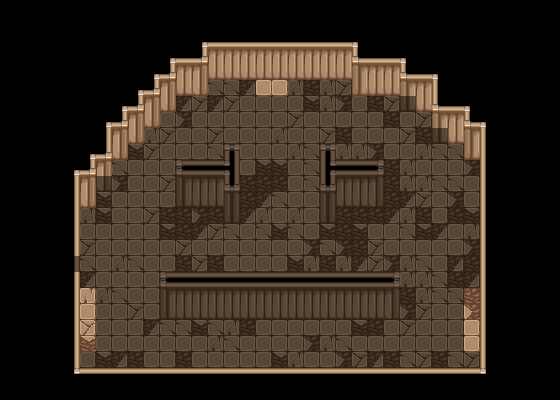

Rendered tile map (Tiled .tmx) drawn with the repository's tilesets; below, a short description and the map source with its tile grids summarised:
An orthogonal 35x25 tile map with 16x16 px tiles, 10 tile layers (Ground, PhaseWalls, Walls, BottomWalls, ...), 2 tilesets and 15 objects.

<map version="1.10" tiledversion="1.11.2" orientation="orthogonal" renderorder="right-down" width="35" height="25" tilewidth="16" tileheight="16" infinite="0" nextlayerid="14" nextobjectid="20">
 <properties>
  <property name="unity:SortingLayer" value="Walls" />
  <property name="unity:SortingOrder" value="10" />
  <property name="unity:layer" value="IgnoreProjectile" />
 </properties>
 <tileset firstgid="1" source="../Tilesets/SpriteSheetGeneral.tsx" />
 <tileset firstgid="109" source="../Tilesets/Doors.tsx" />
 <layer id="1" name="Ground" width="35" height="25">
  <properties>
   <property name="unity:SortingLayer" value="Ground" />
  </properties>
  <data>[875 cells, 366 non-empty, 12 distinct tile ids]</data>
 </layer>
 <layer id="11" name="PhaseWalls" width="35" height="25">
  <properties>
   <property name="unity:SortingLayer" value="Walls" />
   <property name="unity:layer" value="IgnoreProjectile" />
  </properties>
  <data>[875 cells, 54 non-empty, 4 distinct tile ids]</data>
 </layer>
 <layer id="2" name="Walls" width="35" height="25">
  <properties>
   <property name="unity:SortingLayer" value="Walls" />
   <property name="unity:layer" value="Wall" />
  </properties>
  <data>[875 cells, 156 non-empty, 17 distinct tile ids]</data>
 </layer>
 <layer id="3" name="BottomWalls" width="35" height="25">
  <properties>
   <property name="unity:SortingLayer" value="Entities" />
   <property name="unity:SortingOrder" type="int" value="100" />
   <property name="unity:layer" value="IgnorePlayer" />
  </properties>
  <data>[875 cells, 56 non-empty, 7 distinct tile ids]</data>
 </layer>
 <layer id="4" name="WestExit" width="35" height="25">
  <properties>
   <property name="unity:SortingLayer" value="Entities" />
   <property name="unity:SortingOrder" type="int" value="101" />
   <property name="unity:layer" value="Wall" />
  </properties>
  <data>[875 cells, 24 non-empty, 2 distinct tile ids]</data>
 </layer>
 <layer id="5" name="EastExit" width="35" height="25">
  <properties>
   <property name="unity:SortingLayer" value="Entities" />
   <property name="unity:SortingOrder" type="int" value="101" />
   <property name="unity:layer" value="Wall" />
  </properties>
  <data>[875 cells, 24 non-empty, 2 distinct tile ids]</data>
 </layer>
 <layer id="6" name="SouthExit" width="35" height="25">
  <properties>
   <property name="unity:SortingLayer" value="Entities" />
   <property name="unity:SortingOrder" type="int" value="100" />
   <property name="unity:layer" value="Wall" />
  </properties>
  <data>[875 cells, 0 non-empty, 0 distinct tile ids]</data>
 </layer>
 <layer id="7" name="NorthExit" width="35" height="25">
  <properties>
   <property name="unity:SortingLayer" value="Walls" />
   <property name="unity:SortingOrder" type="int" value="10" />
   <property name="unity:layer" value="Wall" />
  </properties>
  <data>[875 cells, 12 non-empty, 3 distinct tile ids]</data>
 </layer>
 <layer id="12" name="NorthPhaseWall" width="35" height="25">
  <properties>
   <property name="unity:SortingLayer" value="Walls" />
   <property name="unity:SortingOrder" value="10" />
   <property name="unity:layer" value="IgnoreProjectile" />
  </properties>
  <data>[875 cells, 4 non-empty, 1 distinct tile ids]</data>
 </layer>
 <layer id="8" name="EntryCollider" width="35" height="25" opacity="0.5">
  <properties>
   <property name="unity:IsTrigger" type="bool" value="true" />
   <property name="unity:ignore" value="Visual" />
   <property name="unity:layer" value="ZoneCollider" />
  </properties>
  <data>[875 cells, 393 non-empty, 1 distinct tile ids]</data>
 </layer>
 <objectgroup id="9" name="Doors">
  <object id="1" template="../Templates/01_Door_Side.tx" x="480" y="352" />
  <object id="2" template="../Templates/01_Door_Side.tx" x="64" y="352">
   <properties>
    <property name="SetDirection" value="West" />
   </properties>
  </object>
  <object id="3" template="../Templates/01_Door_Top.tx" x="256" y="80" />
  <object id="4" template="../Templates/Spawner.tx" x="176" y="256" />
  <object id="5" template="../Templates/Spawner.tx" x="208" y="256" />
  <object id="7" template="../Templates/Spawner.tx" x="336" y="256" />
  <object id="8" template="../Templates/Spawner.tx" x="368" y="256" />
  <object id="9" template="../Templates/Spawner.tx" x="256" y="160" />
  <object id="10" template="../Templates/Spawner.tx" x="288" y="160" />
  <object id="11" template="../Templates/Spawner.tx" x="256" y="208" />
  <object id="12" template="../Templates/Spawner.tx" x="288" y="208" />
  <object id="13" template="../Templates/Spawner.tx" x="256" y="256" />
  <object id="15" template="../Templates/Spawner.tx" x="288" y="256" />
  <object id="18" template="../Templates/Spawner.tx" x="224" y="352" />
  <object id="19" template="../Templates/Spawner.tx" x="320" y="352" />
 </objectgroup>
</map>
